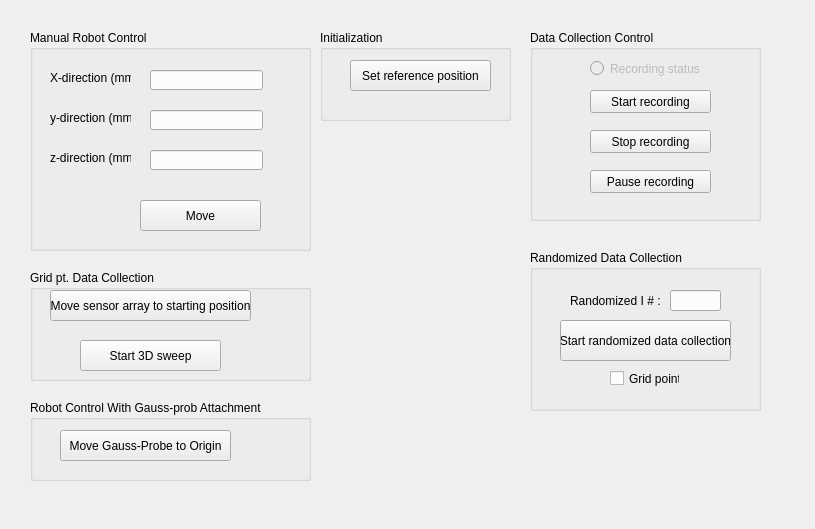
<?xml version="1.0" encoding="UTF-8"?>
<ui version="4.0">
 <class>Calib</class>
 <widget class="QWidget" name="Calib">
  <property name="geometry">
   <rect>
    <x>0</x>
    <y>0</y>
    <width>815</width>
    <height>529</height>
   </rect>
  </property>
  <property name="windowTitle">
   <string>Form</string>
  </property>
  <widget class="QLineEdit" name="x_dir">
   <property name="geometry">
    <rect>
     <x>150</x>
     <y>70</y>
     <width>113</width>
     <height>20</height>
    </rect>
   </property>
  </widget>
  <widget class="QLineEdit" name="y_dir">
   <property name="geometry">
    <rect>
     <x>150</x>
     <y>110</y>
     <width>113</width>
     <height>20</height>
    </rect>
   </property>
  </widget>
  <widget class="QLineEdit" name="z_dir">
   <property name="geometry">
    <rect>
     <x>150</x>
     <y>150</y>
     <width>113</width>
     <height>20</height>
    </rect>
   </property>
  </widget>
  <widget class="QLabel" name="label">
   <property name="geometry">
    <rect>
     <x>50</x>
     <y>70</y>
     <width>81</width>
     <height>16</height>
    </rect>
   </property>
   <property name="text">
    <string>X-direction (mm)</string>
   </property>
  </widget>
  <widget class="QLabel" name="label_2">
   <property name="geometry">
    <rect>
     <x>50</x>
     <y>110</y>
     <width>81</width>
     <height>16</height>
    </rect>
   </property>
   <property name="text">
    <string>y-direction (mm)</string>
   </property>
  </widget>
  <widget class="QLabel" name="label_3">
   <property name="geometry">
    <rect>
     <x>50</x>
     <y>150</y>
     <width>81</width>
     <height>16</height>
    </rect>
   </property>
   <property name="text">
    <string>z-direction (mm)</string>
   </property>
  </widget>
  <widget class="QPushButton" name="pushbutton_move">
   <property name="geometry">
    <rect>
     <x>140</x>
     <y>200</y>
     <width>121</width>
     <height>31</height>
    </rect>
   </property>
   <property name="text">
    <string>Move</string>
   </property>
   <property name="autoDefault">
    <bool>false</bool>
   </property>
   <property name="default">
    <bool>false</bool>
   </property>
   <property name="flat">
    <bool>false</bool>
   </property>
  </widget>
  <widget class="QPushButton" name="pushButton_record">
   <property name="geometry">
    <rect>
     <x>590</x>
     <y>90</y>
     <width>121</width>
     <height>23</height>
    </rect>
   </property>
   <property name="text">
    <string>Start recording</string>
   </property>
  </widget>
  <widget class="QPushButton" name="pushButton_stop_record">
   <property name="geometry">
    <rect>
     <x>590</x>
     <y>130</y>
     <width>121</width>
     <height>23</height>
    </rect>
   </property>
   <property name="text">
    <string>Stop recording</string>
   </property>
  </widget>
  <widget class="QRadioButton" name="radioButton_record_status">
   <property name="enabled">
    <bool>false</bool>
   </property>
   <property name="geometry">
    <rect>
     <x>590</x>
     <y>60</y>
     <width>111</width>
     <height>17</height>
    </rect>
   </property>
   <property name="text">
    <string>Recording status</string>
   </property>
   <property name="checkable">
    <bool>true</bool>
   </property>
  </widget>
  <widget class="QPushButton" name="pushButton_pauseRecording">
   <property name="geometry">
    <rect>
     <x>590</x>
     <y>170</y>
     <width>121</width>
     <height>23</height>
    </rect>
   </property>
   <property name="text">
    <string>Pause recording</string>
   </property>
  </widget>
  <widget class="QPushButton" name="pushButton_setReference">
   <property name="geometry">
    <rect>
     <x>350</x>
     <y>60</y>
     <width>141</width>
     <height>31</height>
    </rect>
   </property>
   <property name="text">
    <string>Set reference position</string>
   </property>
  </widget>
  <widget class="QPushButton" name="pushButton_init_pos">
   <property name="geometry">
    <rect>
     <x>50</x>
     <y>290</y>
     <width>201</width>
     <height>31</height>
    </rect>
   </property>
   <property name="text">
    <string>Move sensor array to starting position</string>
   </property>
  </widget>
  <widget class="QPushButton" name="pushButton_GausstoOrigin">
   <property name="geometry">
    <rect>
     <x>60</x>
     <y>430</y>
     <width>171</width>
     <height>31</height>
    </rect>
   </property>
   <property name="text">
    <string>Move Gauss-Probe to Origin</string>
   </property>
  </widget>
  <widget class="QPushButton" name="RandDataCollect">
   <property name="geometry">
    <rect>
     <x>560</x>
     <y>320</y>
     <width>171</width>
     <height>41</height>
    </rect>
   </property>
   <property name="text">
    <string>Start randomized data collection</string>
   </property>
  </widget>
  <widget class="QLineEdit" name="num">
   <property name="geometry">
    <rect>
     <x>670</x>
     <y>290</y>
     <width>51</width>
     <height>21</height>
    </rect>
   </property>
  </widget>
  <widget class="QLabel" name="label_4">
   <property name="geometry">
    <rect>
     <x>570</x>
     <y>290</y>
     <width>91</width>
     <height>21</height>
    </rect>
   </property>
   <property name="text">
    <string>Randomized I # :</string>
   </property>
  </widget>
  <widget class="QCheckBox" name="Grid_pt">
   <property name="geometry">
    <rect>
     <x>610</x>
     <y>370</y>
     <width>70</width>
     <height>17</height>
    </rect>
   </property>
   <property name="text">
    <string>Grid point</string>
   </property>
  </widget>
  <widget class="QGroupBox" name="groupBox">
   <property name="geometry">
    <rect>
     <x>530</x>
     <y>250</y>
     <width>231</width>
     <height>161</height>
    </rect>
   </property>
   <property name="title">
    <string>Randomized Data Collection</string>
   </property>
  </widget>
  <widget class="QGroupBox" name="groupBox_2">
   <property name="geometry">
    <rect>
     <x>530</x>
     <y>30</y>
     <width>231</width>
     <height>191</height>
    </rect>
   </property>
   <property name="title">
    <string>Data Collection Control</string>
   </property>
  </widget>
  <widget class="QGroupBox" name="groupBox_3">
   <property name="geometry">
    <rect>
     <x>30</x>
     <y>30</y>
     <width>281</width>
     <height>221</height>
    </rect>
   </property>
   <property name="title">
    <string>Manual Robot Control</string>
   </property>
  </widget>
  <widget class="QGroupBox" name="groupBox_4">
   <property name="geometry">
    <rect>
     <x>30</x>
     <y>270</y>
     <width>281</width>
     <height>111</height>
    </rect>
   </property>
   <property name="title">
    <string>Grid pt. Data Collection</string>
   </property>
   <widget class="QPushButton" name="pushButton_start_3D_sweep">
    <property name="geometry">
     <rect>
      <x>50</x>
      <y>70</y>
      <width>141</width>
      <height>31</height>
     </rect>
    </property>
    <property name="text">
     <string>Start 3D sweep</string>
    </property>
   </widget>
  </widget>
  <widget class="QGroupBox" name="groupBox_5">
   <property name="geometry">
    <rect>
     <x>30</x>
     <y>400</y>
     <width>281</width>
     <height>81</height>
    </rect>
   </property>
   <property name="title">
    <string>Robot Control With Gauss-prob Attachment</string>
   </property>
  </widget>
  <widget class="QGroupBox" name="groupBox_6">
   <property name="geometry">
    <rect>
     <x>320</x>
     <y>30</y>
     <width>191</width>
     <height>91</height>
    </rect>
   </property>
   <property name="title">
    <string>Initialization</string>
   </property>
  </widget>
 </widget>
 <resources/>
 <connections/>
</ui>
